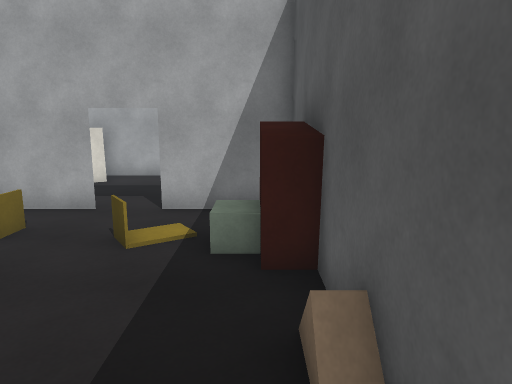
[1] (above)

13 first-person views from a walk through a Unity game level. The camera is 1.4 m above the floor, tilts 10° down and sees 70° across. The floor is counted in squares, 1 m on a side. Each view is taken from the middle of a square. On the plan, view 1 faces up. The plan holds only what a view shows up to about 16 squares ahead; the rest is blank. The place goes on beyond the plan. Surface patterns are stand-ins for the level's own textures.

[2]
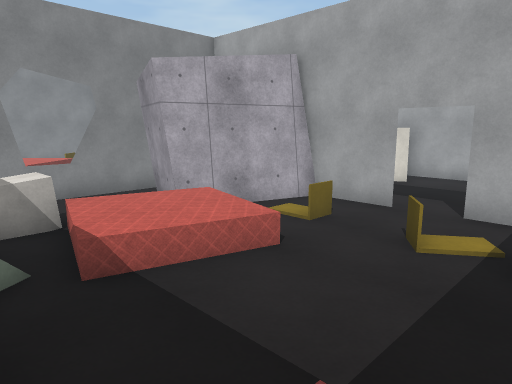

[3]
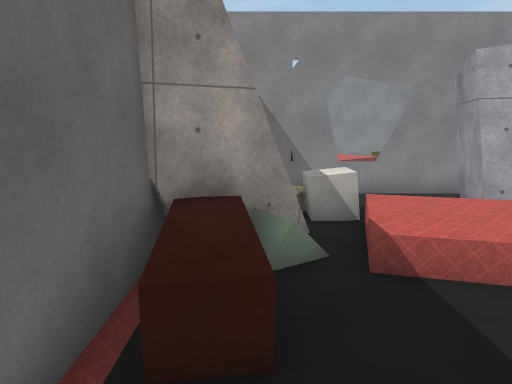

[4]
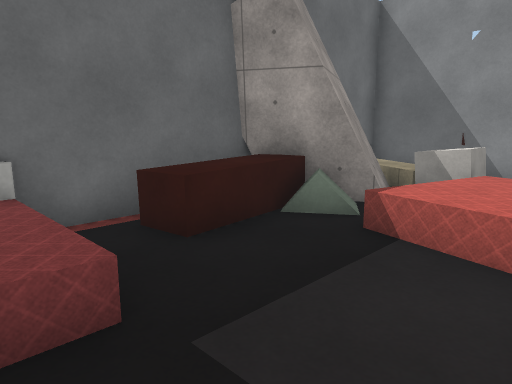

[5]
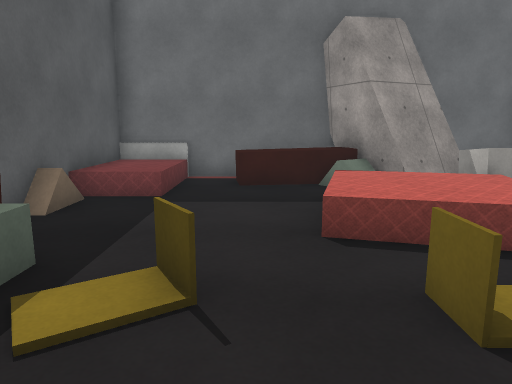

[6]
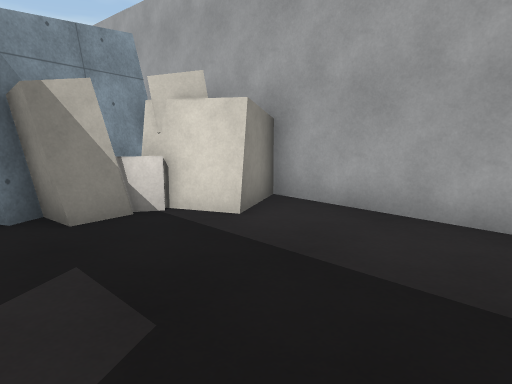

[7]
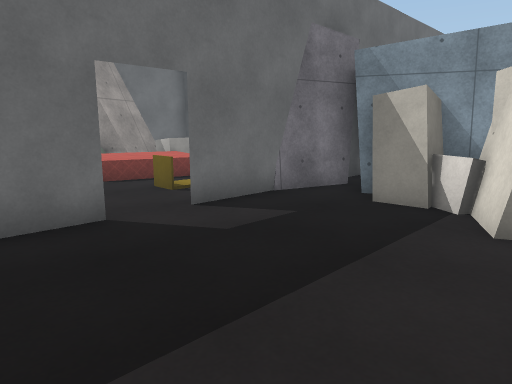

[8]
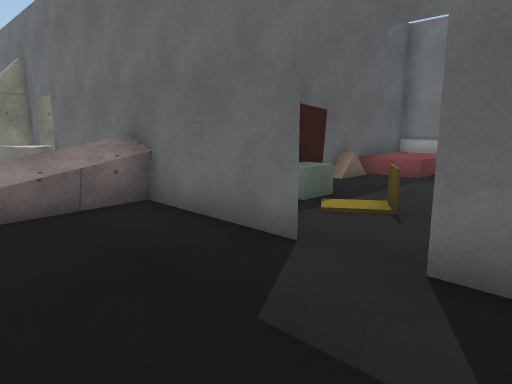

[9]
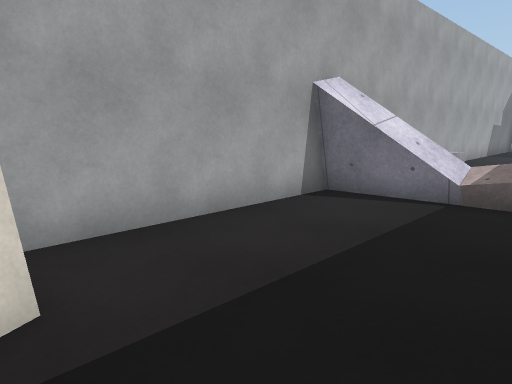

[10]
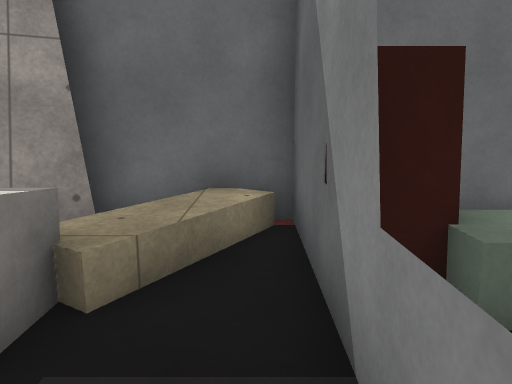

[11]
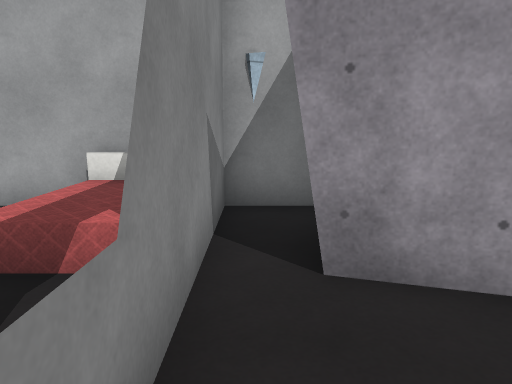

[12]
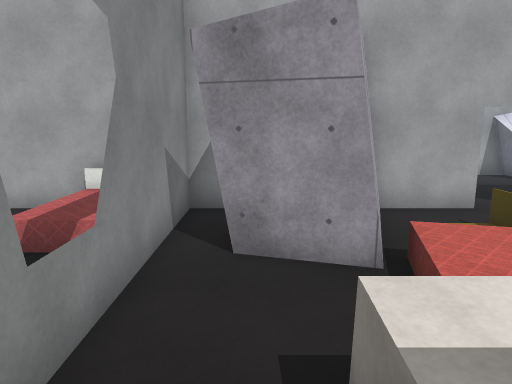

[13]
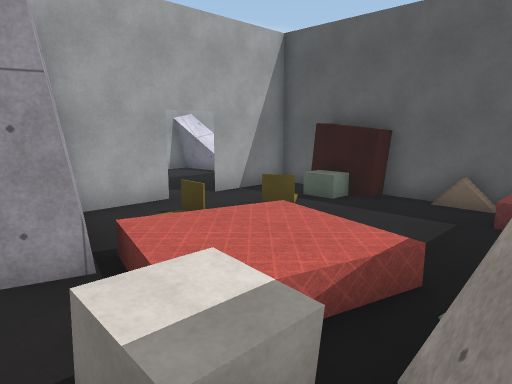

### Floor plan
Key: @ floor where view 1 was taken; # wall or solid block; . main floor; : floor 0.5 m higher than the main floor; / step, stairs or slope; = window, fence, low wall or low ledge; v drop or lower ground; B block; O other object.
Columns run from 13 left of view 1 to 3 right of it. Each row starts with its distance up from view 1.
 15       BB#######vv
 14     BBBB......#v
 13     #BBB......#v
 12     ##B........v
 11      BB........v
 10      ##........O
  9    ####.......=
  8 ##########.#####v
  7  O#.  #.B....B#
  6  O#.  #.B..BOOB
  5  .#.###//....O#
  4  .#.../::/....#
  3   =...:::/....#
  2  O#..O//:.....#
  1  OB./OO./.../:#
  0   B.:###BBB./@#
 -1   BO/####BB./:#
 -2 ###############

Where each view was taken, in squares from view 1:
view 1: 0 up, 0 right, facing up
view 2: 0 up, 0 right, facing up-left
view 3: 0 up, 0 right, facing left
view 4: 4 up, 0 right, facing down-left
view 5: 9 up, 3 left, facing down
view 6: 9 up, 1 left, facing up-left
view 7: 14 up, 0 right, facing down-left
view 8: 12 up, 5 left, facing down-right
view 9: 10 up, 6 left, facing up-right
view 10: 4 up, 10 left, facing down
view 11: 2 up, 10 left, facing up
view 12: 0 up, 9 left, facing up
view 13: 0 up, 9 left, facing up-right
